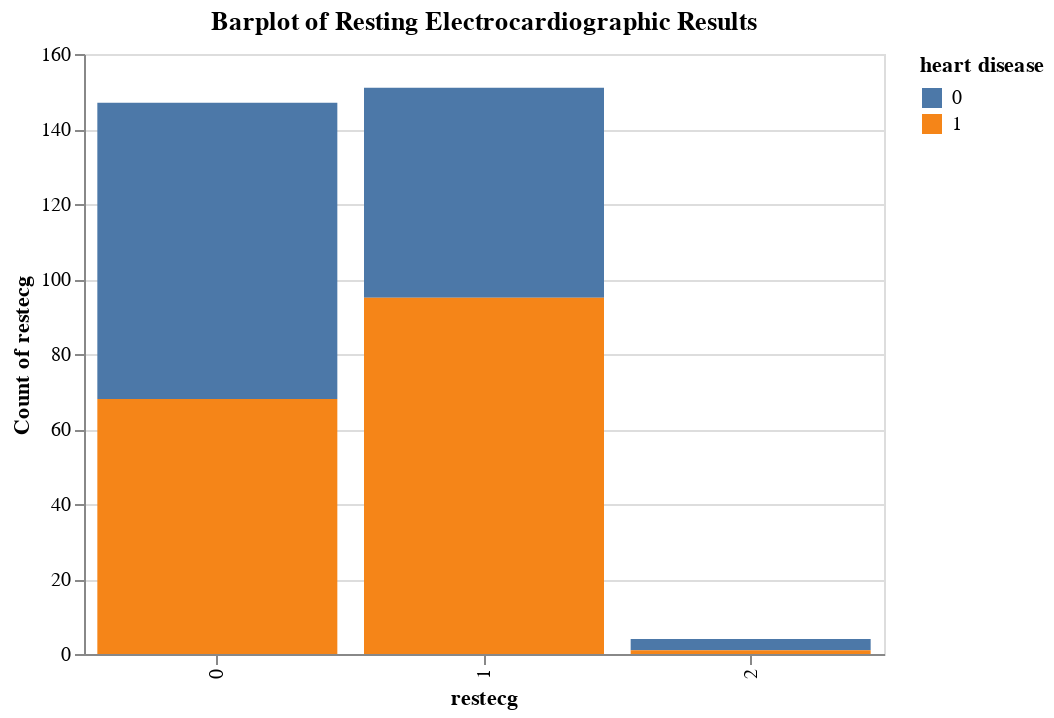

This figure's notebook cell:
### Markdown cell above
### **6.7 Restecg (resting electrocardiographic results)**

### Code cell
(alt.
    Chart(heart).
    mark_bar().
    encode(
        x=alt.X('restecg:N', title='restecg'),
        y=alt.Y('count(restecg):Q', title ='Count of restecg'),
        color=alt.Color('target:N', title='heart disease'),
        tooltip='count(restecg):Q'
        ).
    properties(height=300, width=400, title = 'Barplot of Resting Electrocardiographic Results')
 )

### Figure 1 — Vega-Lite specification as saved in the notebook (floating-point values rounded to 4 significant figures; data arrays with more than 128 entries replaced by an {"elided": "..."} marker saying what was removed)
{"config": {"view": {"continuousWidth": 400, "continuousHeight": 300}}, "data": {"name": "data-96fbdc6fc0874bf76000df8fb6119028"}, "mark": "bar", "encoding": {"color": {"field": "target", "title": "heart disease", "type": "nominal"}, "tooltip": {"aggregate": "count", "field": "restecg", "type": "quantitative"}, "x": {"field": "restecg", "title": "restecg", "type": "nominal"}, "y": {"aggregate": "count", "field": "restecg", "title": "Count of restecg", "type": "quantitative"}}, "height": 300, "title": "Barplot of Resting Electrocardiographic Results", "width": 400, "$schema": "https://vega.github.io/schema/vega-lite/v4.17.0.json", "datasets": {"data-96fbdc6fc0874bf76000df8fb6119028": {"elided": "302 records"}}}
